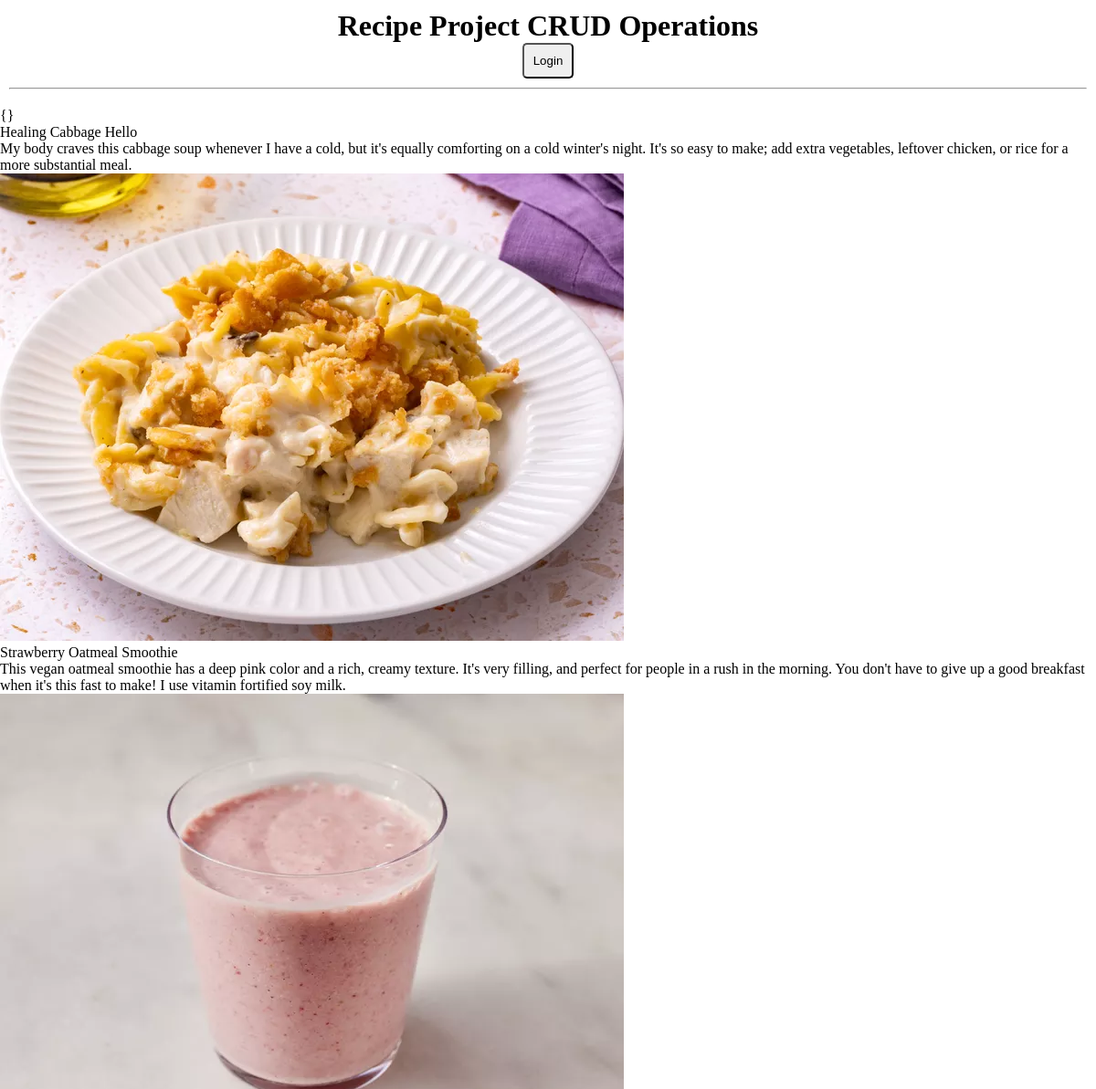
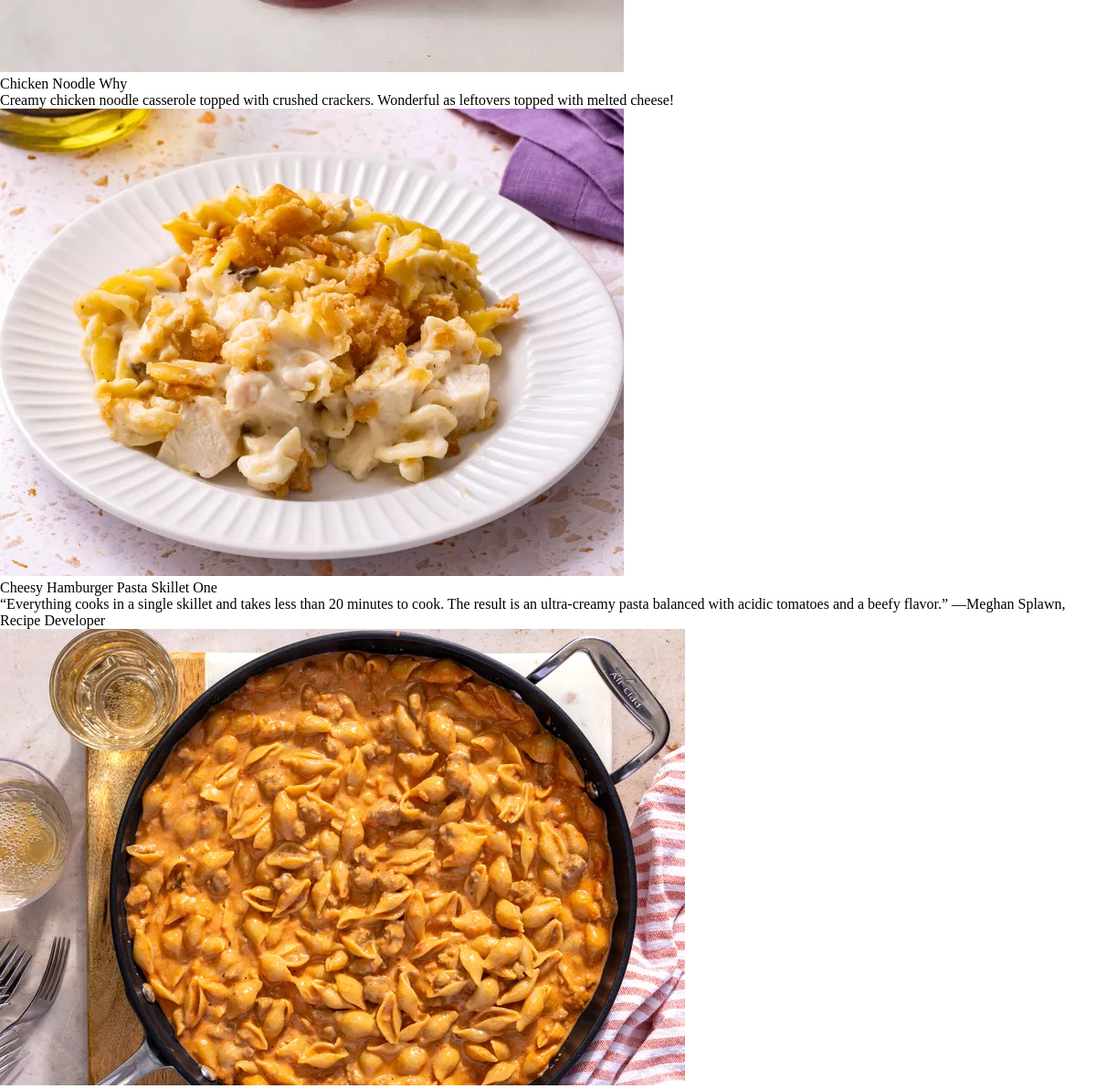
The page / on the database its author committed (2 pictures, top to bottom).
### home/models.py (models this page shows, shortened)
class Recipe(models.Model):
    recipe_owner = models.ForeignKey(User, on_delete=models.CASCADE)
    recipe_name = models.CharField(max_length=100, unique=True)
    recipe_description = models.TextField()
    recipe_image = models.ImageField(upload_to="photos/")
    recipe_created_at = models.DateTimeField(auto_now_add=True)

### home/views.py (the view)
# urls.py: path('', views.home_page, name="home_page"),
def home_page(request):
    recipes = Recipe.objects.all()
    context = {"recipes" : recipes}
    return render(request, 'home/index.html', context)

### templates/home/index.html (shortened to what this page needs)
{% extends "base.html" %}
{% block content %}
{}
{% for recipe in recipes %}
<a href="recipe/{{recipe.id}}">
    <div>
        <p>
            {{recipe.recipe_name}}
        </p>
        <p>
            {{recipe.recipe_description}}
        </p>
        {% if recipe.recipe_image %}
        <img src="{{recipe.recipe_image.url}}" alt="{{recipe.recipe_name}}">
        {% else %}
        <img src="media/photos/default.jpg" alt="default image">
        {% endif %}
    </div>
</a>
{% endfor %}
{% endblock %}

### templates/base.html (shortened to what this page needs)
{% load static %}
<!DOCTYPE html>
<html lang="en">
<head>
    <link rel="stylesheet" href="{% static 'css/styles.css' %}">
</head>
<body>
    <header>
        <h1>
            Recipe Project CRUD Operations
        </h1>
        {% if user.is_authenticated %}
        <button><a href="{% url 'logout_page' %}">Logout</a></button>
        {% else %}
        <button><a href="{% url 'login_page' %}">Login</a></button>
        {% endif %}
        <hr>
    </header>
    <main>
        {% block content %}
        {% endblock %}
    </main>
</body>
</html>

### static/css/styles.css (style rules this page uses)
* { box-sizing: border-box; margin: 0; padding: 0; }
header { text-align: center; padding: 10px; }
hr { margin: 10px 0; }
button { padding: 10px; border-radius: 5px; }
a { color: black; text-decoration: none; }

### rows shown on the page
Recipe: recipe_name "Healing Cabbage Hello", recipe_description "My body craves this cabbage soup whenever I have a cold, but it's equally comforting on a cold winter's night. It's so easy to make; add extra vegetables, leftover chicken, or rice for a more substantial meal.", recipe_image (picture)
Recipe: recipe_name "Strawberry Oatmeal Smoothie", recipe_description "This vegan oatmeal smoothie has a deep pink color and a rich, creamy texture. It's very filling, and perfect for people in a rush in the morning. You don't have to give up a good breakfast when it's this fast to make! I use vitamin fortified soy milk.", recipe_image (picture)
Recipe: recipe_name "Chicken Noodle Why", recipe_description "Creamy chicken noodle casserole topped with crushed crackers. Wonderful as leftovers topped with melted cheese!", recipe_image (picture)
Recipe: recipe_name "Cheesy Hamburger Pasta Skillet One", recipe_description "“Everything cooks in a single skillet and takes less than 20 minutes to cook. The result is an ultra-creamy pasta balanced with acidic tomatoes and a beefy flavor.” —Meghan Splawn, Recipe Developer", recipe_image (picture)
